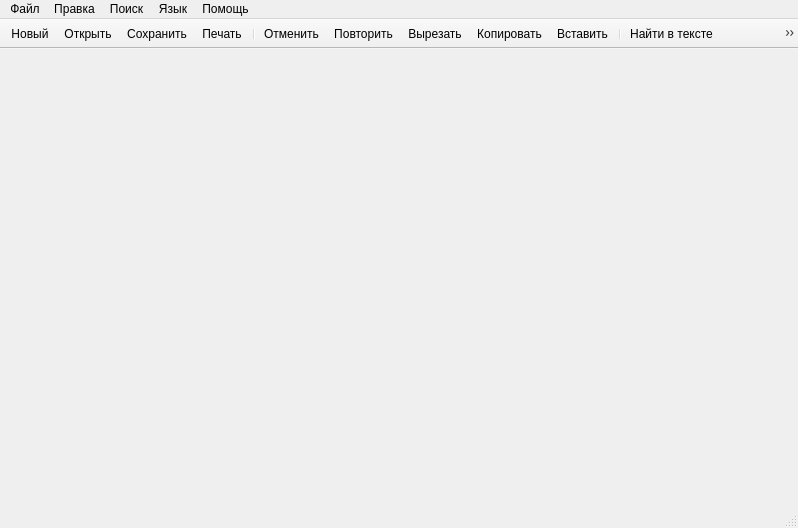
<?xml version="1.0" encoding="UTF-8"?>
<ui version="4.0">
 <class>MainWindow</class>
 <widget class="QMainWindow" name="MainWindow">
  <property name="geometry">
   <rect>
    <x>0</x>
    <y>0</y>
    <width>798</width>
    <height>528</height>
   </rect>
  </property>
  <property name="windowTitle">
   <string>OSDevNotepad</string>
  </property>
  <property name="windowIcon">
   <iconset>
    <selectedon>:/Resources/Icons/icon.png</selectedon>
   </iconset>
  </property>
  <widget class="QWidget" name="centralwidget"/>
  <widget class="QMenuBar" name="menubar">
   <property name="geometry">
    <rect>
     <x>0</x>
     <y>0</y>
     <width>798</width>
     <height>22</height>
    </rect>
   </property>
   <widget class="QMenu" name="menuFile">
    <property name="title">
     <string>Файл</string>
    </property>
    <addaction name="actionNew"/>
    <addaction name="actionLoad"/>
    <addaction name="actionSave"/>
    <addaction name="actionClose"/>
    <addaction name="separator"/>
    <addaction name="actionPrint"/>
    <addaction name="separator"/>
    <addaction name="actionExit"/>
   </widget>
   <widget class="QMenu" name="menu">
    <property name="title">
     <string>Правка</string>
    </property>
    <addaction name="actionUndo"/>
    <addaction name="actionRedo"/>
    <addaction name="separator"/>
    <addaction name="actionCut"/>
    <addaction name="actionCopy"/>
    <addaction name="actionPaste"/>
    <addaction name="separator"/>
    <addaction name="actionSelectAll"/>
    <addaction name="actionDelete"/>
   </widget>
   <widget class="QMenu" name="menu_2">
    <property name="title">
     <string>Поиск</string>
    </property>
    <addaction name="actionSearch"/>
    <addaction name="actionReplace"/>
    <addaction name="actionGoto"/>
   </widget>
   <widget class="QMenu" name="menu_3">
    <property name="title">
     <string>Язык</string>
    </property>
    <addaction name="actionRussian"/>
   </widget>
   <widget class="QMenu" name="menu_4">
    <property name="title">
     <string>Помощь</string>
    </property>
    <addaction name="actionAbout"/>
   </widget>
   <addaction name="menuFile"/>
   <addaction name="menu"/>
   <addaction name="menu_2"/>
   <addaction name="menu_3"/>
   <addaction name="menu_4"/>
  </widget>
  <widget class="QStatusBar" name="statusbar"/>
  <widget class="QToolBar" name="toolBar">
   <property name="minimumSize">
    <size>
     <width>0</width>
     <height>30</height>
    </size>
   </property>
   <property name="windowTitle">
    <string>toolBar</string>
   </property>
   <property name="autoFillBackground">
    <bool>false</bool>
   </property>
   <property name="movable">
    <bool>false</bool>
   </property>
   <attribute name="toolBarArea">
    <enum>TopToolBarArea</enum>
   </attribute>
   <attribute name="toolBarBreak">
    <bool>false</bool>
   </attribute>
   <addaction name="actionNew"/>
   <addaction name="actionLoad"/>
   <addaction name="actionSave"/>
   <addaction name="actionPrint"/>
   <addaction name="separator"/>
   <addaction name="actionUndo"/>
   <addaction name="actionRedo"/>
   <addaction name="actionCut"/>
   <addaction name="actionCopy"/>
   <addaction name="actionPaste"/>
   <addaction name="separator"/>
   <addaction name="actionSearch"/>
   <addaction name="actionReplace"/>
   <addaction name="actionGoto"/>
  </widget>
  <action name="actionLoad">
   <property name="icon">
    <iconset resource="qtresource.qrc">
     <normaloff>:/Resources/Icons/open_file.png</normaloff>:/Resources/Icons/open_file.png</iconset>
   </property>
   <property name="text">
    <string>Открыть</string>
   </property>
   <property name="toolTip">
    <string>Открыть файл</string>
   </property>
   <property name="shortcut">
    <string>Ctrl+O</string>
   </property>
  </action>
  <action name="actionSave">
   <property name="icon">
    <iconset resource="qtresource.qrc">
     <normaloff>:/Resources/Icons/save_document.png</normaloff>:/Resources/Icons/save_document.png</iconset>
   </property>
   <property name="text">
    <string>Сохранить</string>
   </property>
   <property name="shortcut">
    <string>Ctrl+S</string>
   </property>
  </action>
  <action name="actionNew">
   <property name="icon">
    <iconset resource="qtresource.qrc">
     <normaloff>:/Resources/Icons/new.png</normaloff>:/Resources/Icons/new.png</iconset>
   </property>
   <property name="text">
    <string>Новый</string>
   </property>
   <property name="toolTip">
    <string>Новый документ</string>
   </property>
   <property name="shortcut">
    <string>Ctrl+N</string>
   </property>
  </action>
  <action name="actionClose">
   <property name="text">
    <string>Закрыть</string>
   </property>
   <property name="toolTip">
    <string>Закрыть документ</string>
   </property>
  </action>
  <action name="actionPrint">
   <property name="icon">
    <iconset resource="qtresource.qrc">
     <normaloff>:/Resources/Icons/print.png</normaloff>:/Resources/Icons/print.png</iconset>
   </property>
   <property name="text">
    <string>Печать</string>
   </property>
   <property name="shortcut">
    <string>Ctrl+P</string>
   </property>
  </action>
  <action name="actionExit">
   <property name="text">
    <string>Выход</string>
   </property>
   <property name="toolTip">
    <string>Выход из программы</string>
   </property>
   <property name="shortcut">
    <string>Ctrl+X</string>
   </property>
  </action>
  <action name="actionUndo">
   <property name="icon">
    <iconset resource="qtresource.qrc">
     <normaloff>:/Resources/Icons/undo.png</normaloff>:/Resources/Icons/undo.png</iconset>
   </property>
   <property name="text">
    <string>Отменить</string>
   </property>
   <property name="shortcut">
    <string>Ctrl+Z</string>
   </property>
  </action>
  <action name="actionRedo">
   <property name="icon">
    <iconset resource="qtresource.qrc">
     <normaloff>:/Resources/Icons/redo.png</normaloff>:/Resources/Icons/redo.png</iconset>
   </property>
   <property name="text">
    <string>Повторить</string>
   </property>
   <property name="shortcut">
    <string>Ctrl+Y</string>
   </property>
  </action>
  <action name="actionCut">
   <property name="icon">
    <iconset resource="qtresource.qrc">
     <normaloff>:/Resources/Icons/cut.png</normaloff>:/Resources/Icons/cut.png</iconset>
   </property>
   <property name="text">
    <string>Вырезать</string>
   </property>
   <property name="shortcut">
    <string>Ctrl+X</string>
   </property>
  </action>
  <action name="actionCopy">
   <property name="icon">
    <iconset resource="qtresource.qrc">
     <normaloff>:/Resources/Icons/copy.png</normaloff>:/Resources/Icons/copy.png</iconset>
   </property>
   <property name="text">
    <string>Копировать</string>
   </property>
   <property name="shortcut">
    <string>Ctrl+C</string>
   </property>
  </action>
  <action name="actionPaste">
   <property name="icon">
    <iconset resource="qtresource.qrc">
     <normaloff>:/Resources/Icons/paste.png</normaloff>:/Resources/Icons/paste.png</iconset>
   </property>
   <property name="text">
    <string>Вставить</string>
   </property>
   <property name="shortcut">
    <string>Ctrl+V</string>
   </property>
  </action>
  <action name="actionSelectAll">
   <property name="text">
    <string>Выделить всё</string>
   </property>
   <property name="shortcut">
    <string>Ctrl+A</string>
   </property>
  </action>
  <action name="actionDelete">
   <property name="text">
    <string>Удалить</string>
   </property>
   <property name="shortcut">
    <string>Del</string>
   </property>
  </action>
  <action name="actionSearch">
   <property name="icon">
    <iconset resource="qtresource.qrc">
     <normaloff>:/Resources/Icons/search.png</normaloff>:/Resources/Icons/search.png</iconset>
   </property>
   <property name="text">
    <string>Найти в тексте</string>
   </property>
   <property name="shortcut">
    <string>Ctrl+F</string>
   </property>
  </action>
  <action name="actionReplace">
   <property name="icon">
    <iconset resource="qtresource.qrc">
     <normaloff>:/Resources/Icons/replace.png</normaloff>:/Resources/Icons/replace.png</iconset>
   </property>
   <property name="text">
    <string>Найти и заменить</string>
   </property>
   <property name="shortcut">
    <string>Ctrl+H</string>
   </property>
  </action>
  <action name="actionGoto">
   <property name="icon">
    <iconset resource="qtresource.qrc">
     <normaloff>:/Resources/Icons/goto.png</normaloff>:/Resources/Icons/goto.png</iconset>
   </property>
   <property name="text">
    <string>Перейти на строку</string>
   </property>
   <property name="shortcut">
    <string>Ctrl+G</string>
   </property>
  </action>
  <action name="actionRussian">
   <property name="checkable">
    <bool>true</bool>
   </property>
   <property name="checked">
    <bool>true</bool>
   </property>
   <property name="text">
    <string>Русский</string>
   </property>
   <property name="toolTip">
    <string>Русский язык</string>
   </property>
  </action>
  <action name="actionAbout">
   <property name="text">
    <string>О программе</string>
   </property>
  </action>
 </widget>
 <resources>
  <include location="qtresource.qrc"/>
 </resources>
 <connections/>
</ui>
